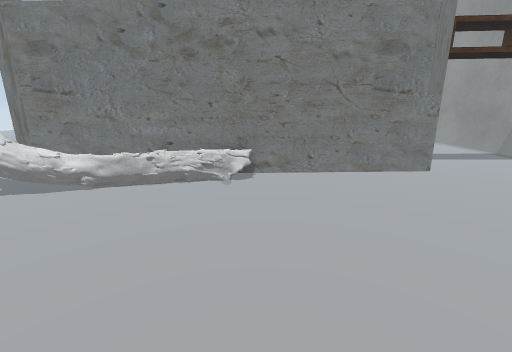
View 1 (above)

19 first-person views from a walk through a Unity game level. The camera is 1.3 m above the floor, tilts 14° down and sees 90° across. The floor is counted in squares, 0.5 m on a side. Each view is taken from the middle of a square. On the plan, view 1 faces up. The plan holds only what a view shows up to about 18 squares ahead; the rest is blank. The place goes on beyond the plan. The player is left out. Some surface patterns are stand-ins.

View 2
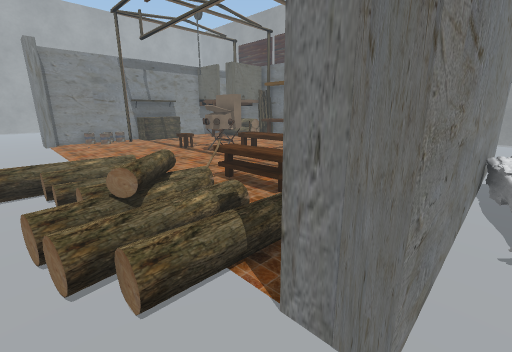

View 3
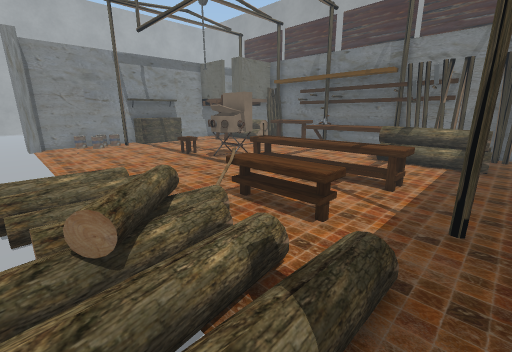

View 4
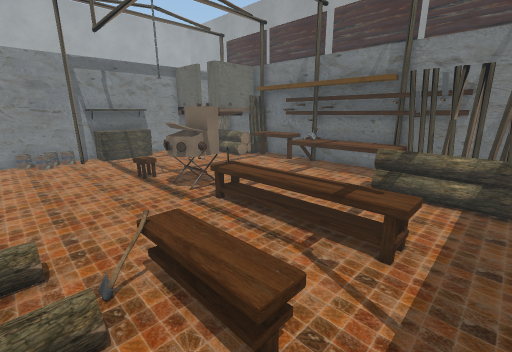

View 5
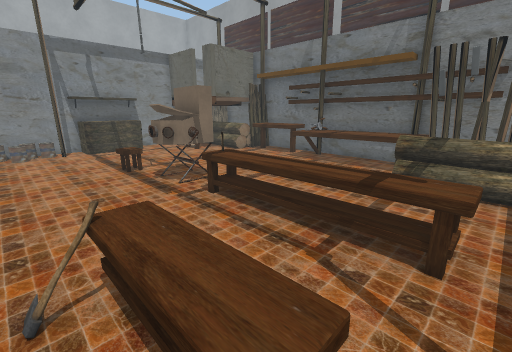

View 6
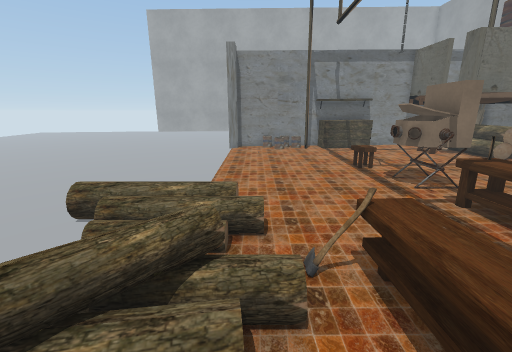

View 7
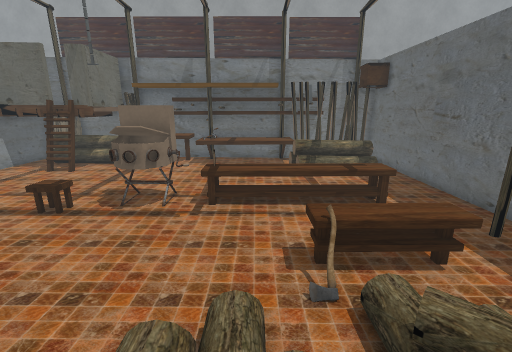

View 8
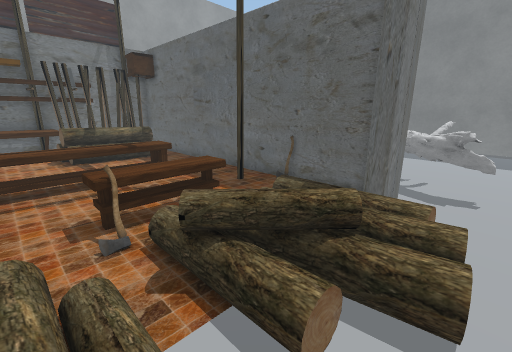

View 9
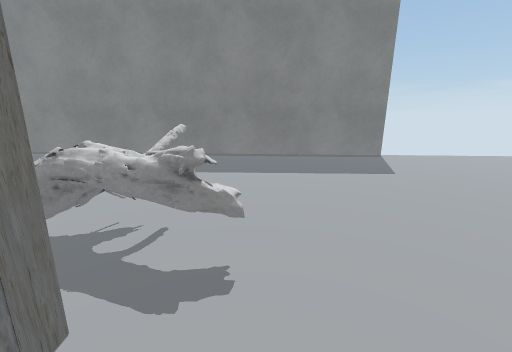

View 10
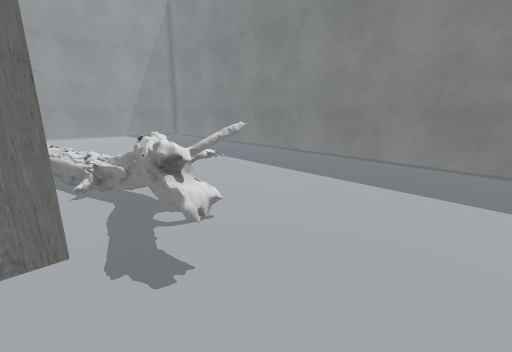

View 11
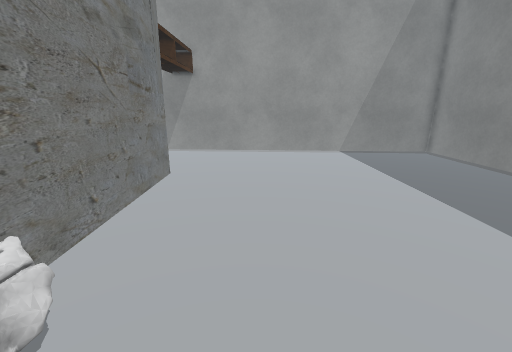

View 12
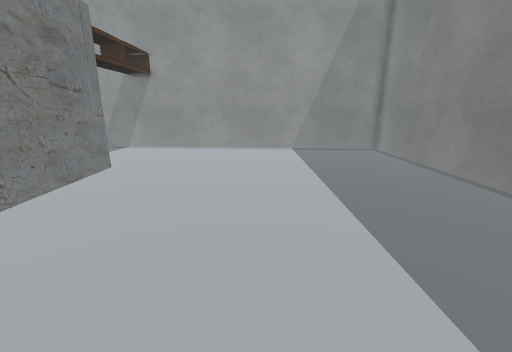

View 13
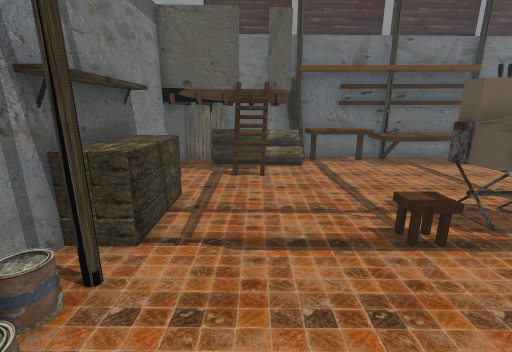

View 14
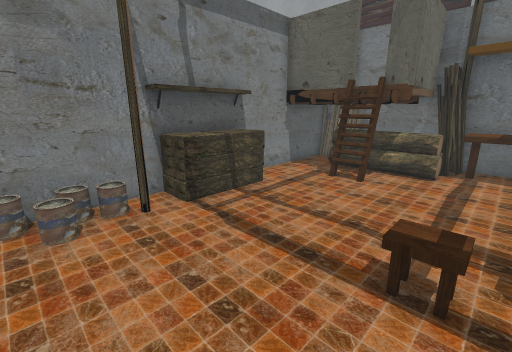

View 15
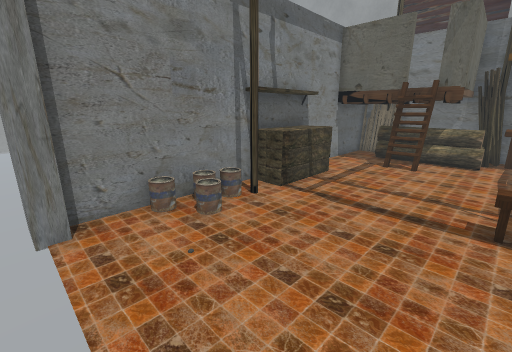

View 16
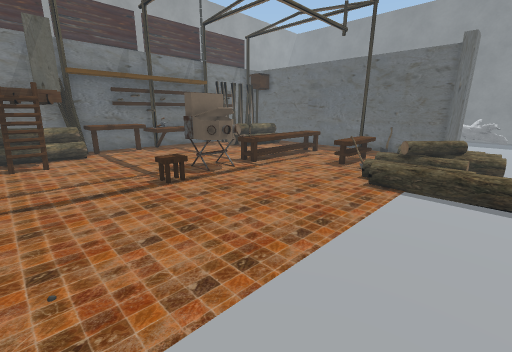

View 17
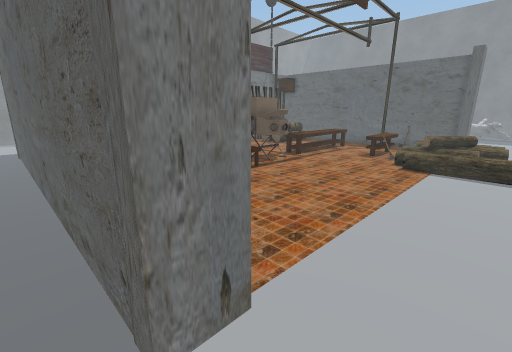

View 18
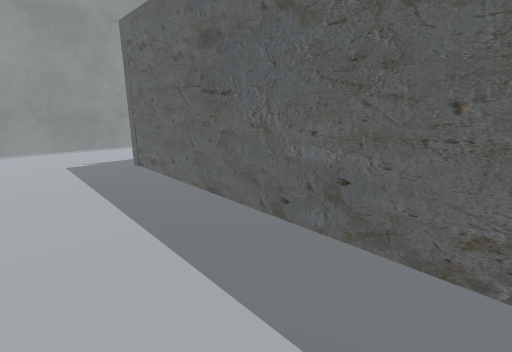

View 19
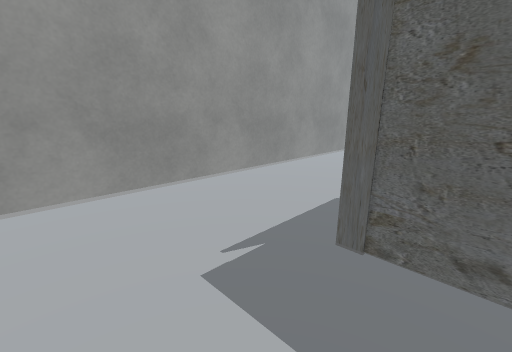

### Floor plan
Key: @ floor where view 1 was taken; # wall or solid block; x gap in a wall; . main floor; : floor 0.25 m higher than the main floor; + floor 0.5 m higher than the main floor; * floor 0.75 m higher than the main floor; / step, stairs or slope; = window, fence, low wall or low ledge; ^ raised ledge; T thing the floor can be seen under or through; O other object.
Columns run from 19 left of view 1 to 14 right of it. Each row starts with its distance up from view 1.
 38              :          :        #
 37                                  #
 36                                  #
 35                                  #
 34        .                         #
 33          ######### ########      #
 32          ##::O#OOOO#::#####      #
 31          .::::::OOOO: #####      #
 30        . .:::::::::::######      #
 29          ..::::::::::######      #
 28          ...::::::::::#####      #
 27          ....::::::::::##O#      #
 26          .....::O:::::::OO#      #
 25          ......:::::::::OO#      #
 24          .......=^T:::::OO#      #
 23          .......^^T:::::###      #
 22          .......=TT::::=###      #
 21        ..........^.::::=###      #
 20        +///......^..:::=###      #
 19        .////.....^...::=###      #
 18         ///.=O...^....:=###      #
 17         .+=O=^...^....=#=#O      #
 16        //*+..^...^....== ##      #
 15        //=:..^=..^....O= ##      #
 14        ////......^....O= ##      #
 13        .////..........O= ##      #
 12         .##...x..........OO      O
 11     .    ####O#############      O
 10        .#######..#=#             #
  9        =====.==OO=#              #
  8         ======#                  #
  7          #==    .                #
  6          =                       #
  5                                  #
  4                .                 #
  3                                  #
  2                                  #
  1                                  #
  0                    @             #
 -1                                  #
 -2                                  #
 -3                                  #
 -4 ##################################

Positions as (right, up) in squares from view 1, and headings:
1: (0, 0), facing up
2: (-12, 10), facing up-right
3: (-11, 12), facing up-right
4: (-8, 13), facing up-right
5: (-7, 14), facing up-right
6: (-8, 14), facing up
7: (-11, 19), facing right
8: (-12, 19), facing down-right
9: (-12, 13), facing down
10: (-15, 11), facing down-right
11: (-3, 7), facing right
12: (-4, 4), facing right
13: (-8, 29), facing right
14: (-7, 25), facing up-right
15: (-10, 26), facing up-right
16: (-12, 30), facing down-right
17: (-12, 34), facing down-right
18: (-6, 38), facing down-right
19: (5, 38), facing down-right
